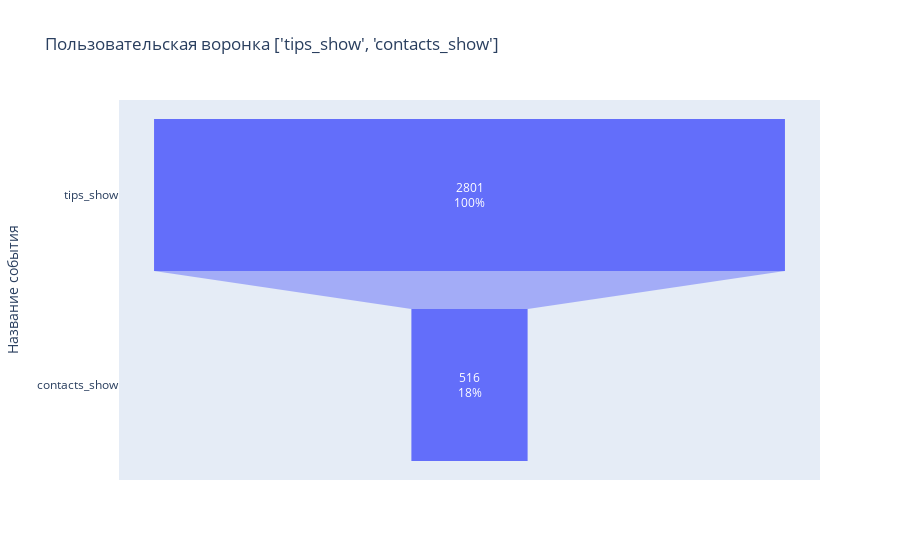
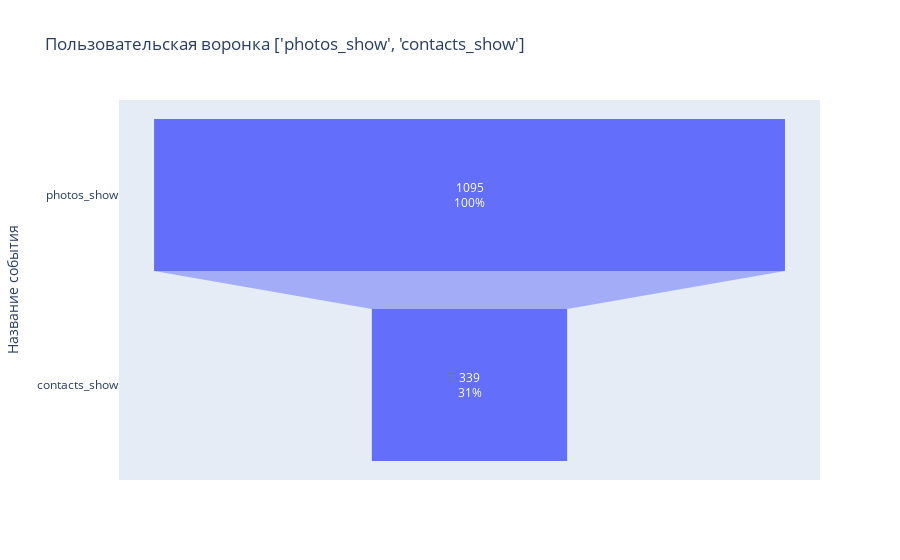
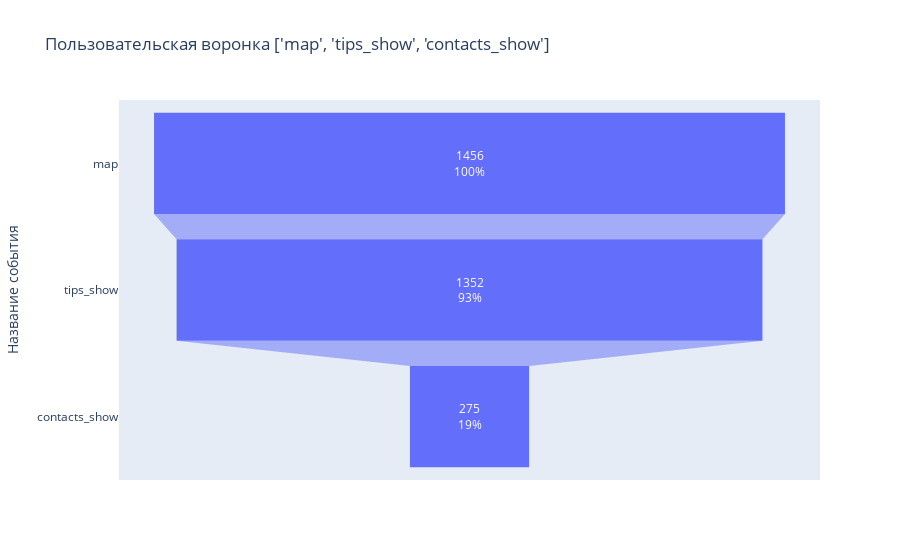
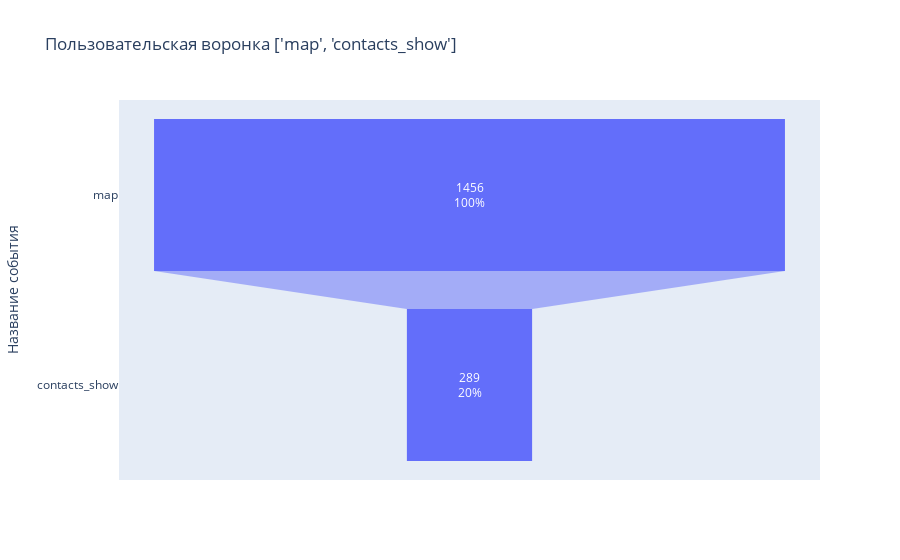

The notebook cell saved with these charts, in order:
### Code cell
for elem in funnel_dict:
    fig = show_funnel(elem, deduplicated)

    fig.update_layout(
        title=f'Пользовательская воронка {elem}',
        yaxis_title='Название события'
    )

    # Show the plot
    fig.show()

### Figure 1 — Plotly figure (JSON) as saved in the notebook; plotly's stock layout.template omitted (floating-point values rounded to 4 significant figures)
{"data": [{"textinfo": "value+percent initial", "textposition": "inside", "type": "funnel", "x": [2801, 516], "y": ["tips_show", "contacts_show"]}], "layout": {"title": {"text": "Пользовательская воронка ['tips_show', 'contacts_show']"}, "yaxis": {"title": {"text": "Название события"}}}}

### Figure 2 — Plotly figure (JSON) as saved in the notebook; plotly's stock layout.template omitted (floating-point values rounded to 4 significant figures)
{"data": [{"textinfo": "value+percent initial", "textposition": "inside", "type": "funnel", "x": [1095, 339], "y": ["photos_show", "contacts_show"]}], "layout": {"title": {"text": "Пользовательская воронка ['photos_show', 'contacts_show']"}, "yaxis": {"title": {"text": "Название события"}}}}

### Figure 3 — Plotly figure (JSON) as saved in the notebook; plotly's stock layout.template omitted (floating-point values rounded to 4 significant figures)
{"data": [{"textinfo": "value+percent initial", "textposition": "inside", "type": "funnel", "x": [1456, 1352, 275], "y": ["map", "tips_show", "contacts_show"]}], "layout": {"title": {"text": "Пользовательская воронка ['map', 'tips_show', 'contacts_show']"}, "yaxis": {"title": {"text": "Название события"}}}}

### Figure 4 — Plotly figure (JSON) as saved in the notebook; plotly's stock layout.template omitted (floating-point values rounded to 4 significant figures)
{"data": [{"textinfo": "value+percent initial", "textposition": "inside", "type": "funnel", "x": [1456, 289], "y": ["map", "contacts_show"]}], "layout": {"title": {"text": "Пользовательская воронка ['map', 'contacts_show']"}, "yaxis": {"title": {"text": "Название события"}}}}
